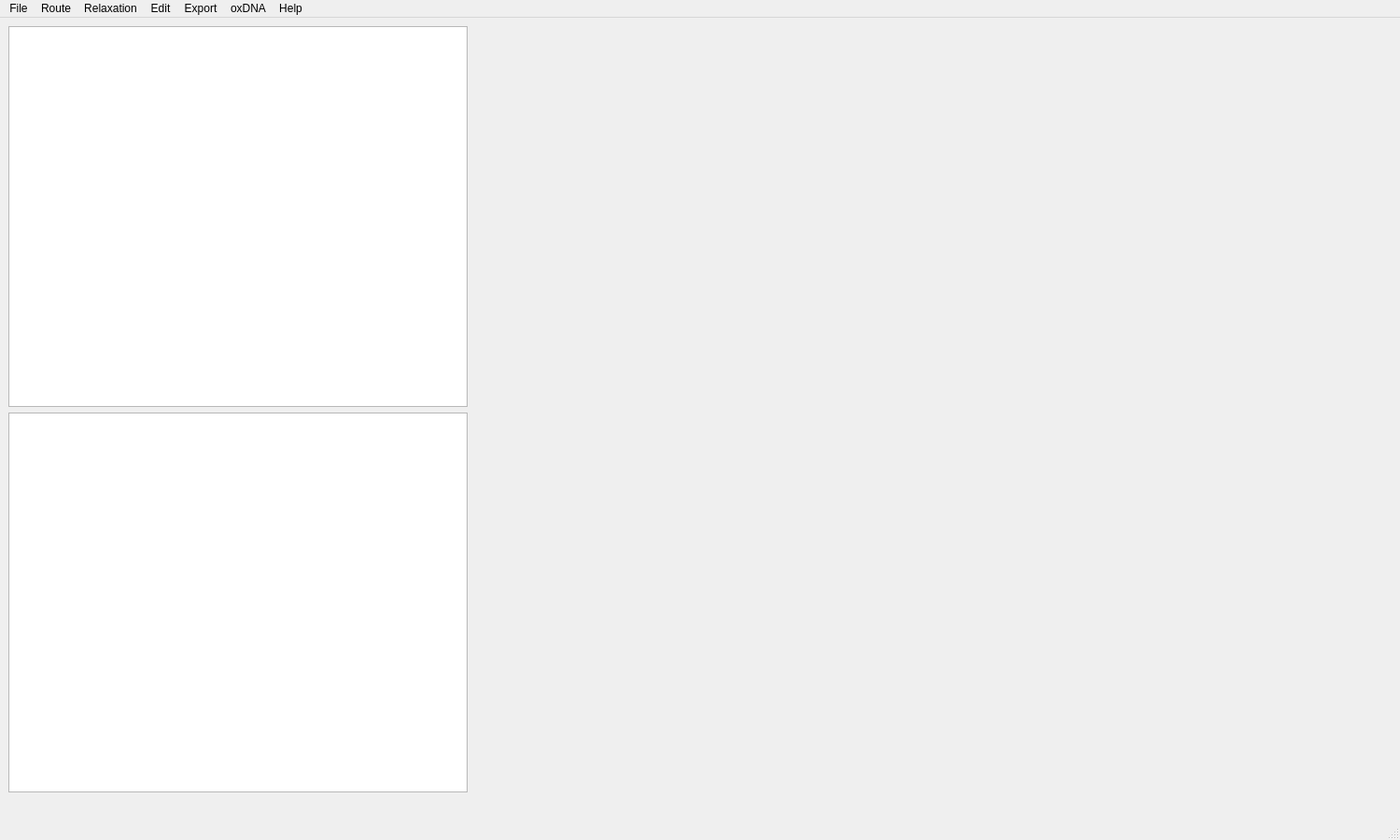
<?xml version="1.0" encoding="UTF-8"?>
<ui version="4.0">
 <class>MainWindow</class>
 <widget class="QMainWindow" name="MainWindow">
  <property name="geometry">
   <rect>
    <x>0</x>
    <y>0</y>
    <width>1500</width>
    <height>900</height>
   </rect>
  </property>
  <property name="sizePolicy">
   <sizepolicy hsizetype="MinimumExpanding" vsizetype="MinimumExpanding">
    <horstretch>0</horstretch>
    <verstretch>0</verstretch>
   </sizepolicy>
  </property>
  <property name="windowTitle">
   <string>MainWindow</string>
  </property>
  <property name="windowIcon">
   <iconset>
    <normaloff>resources/icon.png</normaloff>resources/icon.png</iconset>
  </property>
  <widget class="QWidget" name="centralwidget">
   <property name="sizePolicy">
    <sizepolicy hsizetype="Expanding" vsizetype="Expanding">
     <horstretch>0</horstretch>
     <verstretch>0</verstretch>
    </sizepolicy>
   </property>
   <layout class="QGridLayout" name="gridLayout">
    <item row="0" column="0">
     <layout class="QHBoxLayout" name="horizontalLayout" stretch="1,2">
      <property name="sizeConstraint">
       <enum>QLayout::SetNoConstraint</enum>
      </property>
      <item>
       <layout class="QVBoxLayout" name="verticalLayout_3">
        <property name="sizeConstraint">
         <enum>QLayout::SetNoConstraint</enum>
        </property>
        <item>
         <widget class="Console" name="plainTextEdit">
          <property name="sizePolicy">
           <sizepolicy hsizetype="Minimum" vsizetype="Expanding">
            <horstretch>0</horstretch>
            <verstretch>0</verstretch>
           </sizepolicy>
          </property>
         </widget>
        </item>
        <item>
         <widget class="DirView" name="treeView">
          <property name="sizePolicy">
           <sizepolicy hsizetype="Expanding" vsizetype="Expanding">
            <horstretch>0</horstretch>
            <verstretch>0</verstretch>
           </sizepolicy>
          </property>
         </widget>
        </item>
       </layout>
      </item>
      <item>
       <widget class="GraphicsView" name="widget" native="true">
        <property name="sizePolicy">
         <sizepolicy hsizetype="Expanding" vsizetype="Expanding">
          <horstretch>0</horstretch>
          <verstretch>0</verstretch>
         </sizepolicy>
        </property>
       </widget>
      </item>
     </layout>
    </item>
    <item row="1" column="0">
     <widget class="QLabel" name="label">
      <property name="text">
       <string/>
      </property>
     </widget>
    </item>
   </layout>
  </widget>
  <widget class="QMenuBar" name="menubar">
   <property name="geometry">
    <rect>
     <x>0</x>
     <y>0</y>
     <width>1500</width>
     <height>21</height>
    </rect>
   </property>
   <widget class="QMenu" name="menuvHelix">
    <property name="title">
     <string>File</string>
    </property>
    <addaction name="actionOpen"/>
    <addaction name="actionSave_current_model"/>
    <addaction name="actionExit"/>
   </widget>
   <widget class="QMenu" name="menuRoute">
    <property name="title">
     <string>Route</string>
    </property>
    <addaction name="actionAtrail"/>
   </widget>
   <widget class="QMenu" name="menuRelaxation">
    <property name="title">
     <string>Relaxation</string>
    </property>
    <addaction name="actionPhysX"/>
   </widget>
   <widget class="QMenu" name="menuEdit">
    <property name="title">
     <string>Edit</string>
    </property>
    <addaction name="actionAutofill_strands"/>
    <addaction name="actionAdd_sequence"/>
   </widget>
   <widget class="QMenu" name="menuExport">
    <property name="title">
     <string>Export</string>
    </property>
    <addaction name="actionExport_selection"/>
    <addaction name="actionExport_strand_sequences"/>
   </widget>
   <widget class="QMenu" name="menuHelp">
    <property name="title">
     <string>Help</string>
    </property>
    <addaction name="actionInstructions"/>
    <addaction name="actionLicense"/>
   </widget>
   <widget class="QMenu" name="menuoxDNA">
    <property name="title">
     <string>oxDNA</string>
    </property>
    <addaction name="actionOpen_selection_in_viewer"/>
   </widget>
   <addaction name="menuvHelix"/>
   <addaction name="menuRoute"/>
   <addaction name="menuRelaxation"/>
   <addaction name="menuEdit"/>
   <addaction name="menuExport"/>
   <addaction name="menuoxDNA"/>
   <addaction name="menuHelp"/>
  </widget>
  <widget class="QStatusBar" name="statusbar"/>
  <action name="actionOpen">
   <property name="text">
    <string>Import</string>
   </property>
  </action>
  <action name="actionExit">
   <property name="text">
    <string>Exit</string>
   </property>
  </action>
  <action name="actionbscor">
   <property name="text">
    <string>Bscor</string>
   </property>
  </action>
  <action name="actionsptree">
   <property name="text">
    <string>Sptree</string>
   </property>
  </action>
  <action name="actionAutofill_strands">
   <property name="text">
    <string>Autofill staple strand gaps</string>
   </property>
  </action>
  <action name="actionAdd_sequence">
   <property name="text">
    <string>Add sequence</string>
   </property>
  </action>
  <action name="actionPhysX">
   <property name="text">
    <string>PhysX</string>
   </property>
  </action>
  <action name="actionConvert">
   <property name="text">
    <string>Convert...</string>
   </property>
  </action>
  <action name="actionAtrail">
   <property name="text">
    <string>Atrail</string>
   </property>
  </action>
  <action name="actionExport_selection">
   <property name="text">
    <string>Export selection to oxDNA (old format)</string>
   </property>
  </action>
  <action name="actionInstructions">
   <property name="text">
    <string>Instructions</string>
   </property>
  </action>
  <action name="actionEstimate_nucleotide_use">
   <property name="text">
    <string>Estimate nucleotide use</string>
   </property>
  </action>
  <action name="actionOpen_selection_in_viewer">
   <property name="text">
    <string>Open OxDNA viewer</string>
   </property>
  </action>
  <action name="actionExport_strand_sequences">
   <property name="text">
    <string>Export strand sequences</string>
   </property>
  </action>
  <action name="actionSave_current_model">
   <property name="text">
    <string>Save current model</string>
   </property>
  </action>
  <action name="actionLicense">
   <property name="text">
    <string>License</string>
   </property>
  </action>
 </widget>
 <customwidgets>
  <customwidget>
   <class>Console</class>
   <extends>QPlainTextEdit</extends>
   <header>console.h</header>
  </customwidget>
  <customwidget>
   <class>DirView</class>
   <extends>QTreeView</extends>
   <header location="global">dirview.h</header>
  </customwidget>
  <customwidget>
   <class>GraphicsView</class>
   <extends>QWidget</extends>
   <header>graphicsview.h</header>
   <container>1</container>
  </customwidget>
 </customwidgets>
 <resources/>
 <connections/>
</ui>
